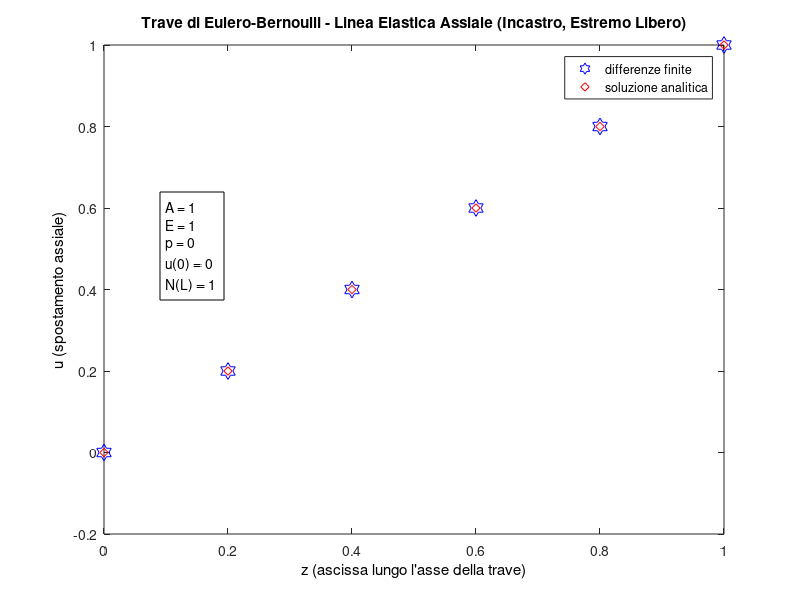

MATLAB code for this plot:
% sviluppato da: contact.tutorisland [at] gmail [dot] com

clear all;
close all;

% griglia
z_min = 0;
z_max = 1;
L = z_max - z_min;
z = linspace(z_min, z_max, 6);
h = z(2) - z(1); % spaziatura (costante) tra i punti della griglia
% considero 2 punti 'fantasma' al termine dell'asta
g1 = z(end) + h; % ghost point 1
g2 = g1 + h; % ghost point 2
z_ghost = [z g1 g2];
n = size(z, 2); % numero di punti del dominio effettivo
n_ghost = n + 2;

% impostazione delle caratteristiche meccaniche, geometriche e di carico lungo l'asse della trave
E_const = 1.;
A_const = 1.;
p_const = 0.;
% nota: e' necessario specificare caratteristiche meccaniche, geometriche e di carico distribuito anche oltre il dominio dell'asta,
%       per via dei punti fantasma. Ipotizzo E ed A pari al valore nell'ultimo punto del dominio discreto dell'asta,
%       ed il valore nullo per il carico assiale distribuito.
E = zeros(1, n_ghost); % definisco le dimensioni del vettore E
E(1:n) = E_const;      % assegno i valori per le componenti del vettore E da 1 ad n
E(n+1:n+2) = E(n);     % assegno i valori per le ultime 2 componenti del vettore E, corrispondenti ai punti fantasma
A = zeros(1, n_ghost);
A(1:n) = A_const;
A(n+1:n+2) = A_const;
p = zeros(1, n_ghost);
p(1:n) = p_const;
p(n+1 : n+2) = 0.;
N = 1.; % forza assiale all'estremo destro, pari ad 1

% la diagonale principale della matrice
K_diag = zeros(1, n+2);
for id = 1 : n % le ultime 2 righe della matrice non vengono settate, dunque restano pari a 0, per ora
    K_diag(id) = ( (E(id) - E(id+1))*A(id) )  +  ( E(id)*(A(id)-A(id+1)) )  +  ( E(id)*A(id) );
end

% la diagonale superiore a quella principale
K_super = zeros(1, n+1);
for id = 1 : n % l'ultima riga della matrice non viene settata, dunque resta pari a 0, per ora
    K_super(id) = ( (E(id+1) - E(id))*A(id) )  +  ( E(id)*(A(id+1) - A(id)) )  -  ( 2.0*E(id)*A(id) );
end

% la diagonale sopra la diagonale sopra la diagonale principale
K_super_super = zeros(1, n);
K_super_super = E(1:n).*A(1:n);

% costruisco la matrice globale
K_ghost = zeros(n+2); % ( n+2 x n+2 )
K1 = diag(K_diag, 0);  % TODO T.I. spiegare come funziona 'diag' ( crea una matrice diagonale ( n+2 x n+2 ) )
K2 = diag(K_super, 1);
K3 = diag(K_super_super, 2);
% ricorda di MOLTIPLICARE K per 1/h^2 (v. sketch con la spiegazione)!!!!!
% (nota: K_ghost ha le ultime 2 righe nulle, perche' tali sono rimaste dalla sua inizializzazione,
%        dunque moltiplicare per 1/h^2 non modifica tali righe, sulle quali poi andro' ad impostare
%        le condizioni ausiliarie)
K_ghost = ( 1.0/(h^2) ) .* (K1 + K2 + K3);  % TODO T.I. spiegare il  '.*'

b_ghost = zeros(1,n_ghost);
b_ghost(1:n) = p(1:n);

% la sottomatrice 2x2 nell'angolo in basso a destra di K_ghost e gli ultimi 2 elementi di b_ghost li lascio per le condizioni ausiliarie
% imposto le condizioni ausiliarie (c.a.):
% in z = 0 : u(0) = 0
K_ghost(n+1,1) = 1; % uso la riga n+1 per la prima c.a., colonna 1, perche' sto moltiplicando per u_1
b_ghost(n+1) = 0;
% in z = L : u'(L) = N / (E(L)*A(L))
% uso la riga n+2 per la seconda c.a. (in MATLAB e' possibile assegnare direttamente sottomatrici),
% colonne n, n+1 (cioe' moltiplico per u_n e per u_(n+1) )
K_ghost(n+2,n:n+1) = (E(n)*A(n)).*[-1 1]./h;
b_ghost(n+2) = N; % nota: MATLAB e' case-sensitive: 'n' != 'N'

% calcolo gli spostamenti soluzione
u_ghost = K_ghost \ b_ghost'; % attenzione al vettore colonna!

u = u_ghost(1:n); % non considera i 2 punti 'fantasma'
% plot per le soluzioni
ff = figure(1);
p1h = plot(z, u, 'hb'); % plot soluzione numerica
set(p1h, 'markersize', 12) % imposto una dimensione maggiore dei marker della soluzione numerica per renderli piu' visibili

% test - soluzione in caso di:
% - mensola
% - forza assiale unitaria applicata al bordo libero
% - carico assiale distribuito nullo
% - E = const; A = const
u_atteso = ( N .* z ) ./ ( E_const .* A_const );
hold on;
plot(z, u_atteso, 'dr'); % plot soluzione analitica

% aggiungo i dettagli del plot
title('Trave di Eulero-Bernoulli - Linea Elastica Assiale (Incastro, Estremo Libero)');
set(get(gca, 'XLabel'), 'String', 'z (ascissa lungo l''asse della trave)');
set(get(gca, 'YLabel'), 'String', 'u (spostamento assiale)');
legend('differenze finite', 'soluzione analitica');
% specifico i dettagli meccanici, geometrici e di carico in un box a parte
% TODO sprintf to string, al posto di inserire A = 1, etc. hard-coded
dettagli = {'  A = 1', '  E = 1', '  p = 0', '  u(0) = 0', '  N(L) = 1'}; % questo e' un cell array: mi permette di andare a capo nel testo del box
dim = [0.2 0.5 0.08 0.18]; % x0, y0, width, height del box annotazioni
% annotation('textbox', dim, 'String', dettagli, 'FitBoxToText', 'on');
% ha = annotation('textbox', dim, 'String', dettagli, 'backgroundcolor', [0.9, 0.8, 0.4], 'FitBoxToText', 'off');
ha = annotation('textbox', dim, 'String', dettagli, 'FitBoxToText', 'off');
set(ha, 'HorizontAlalignment', 'left', 'VerticalAlignment', 'middle');

% salvo il plot su file
print('eb_axial', '-dpng')